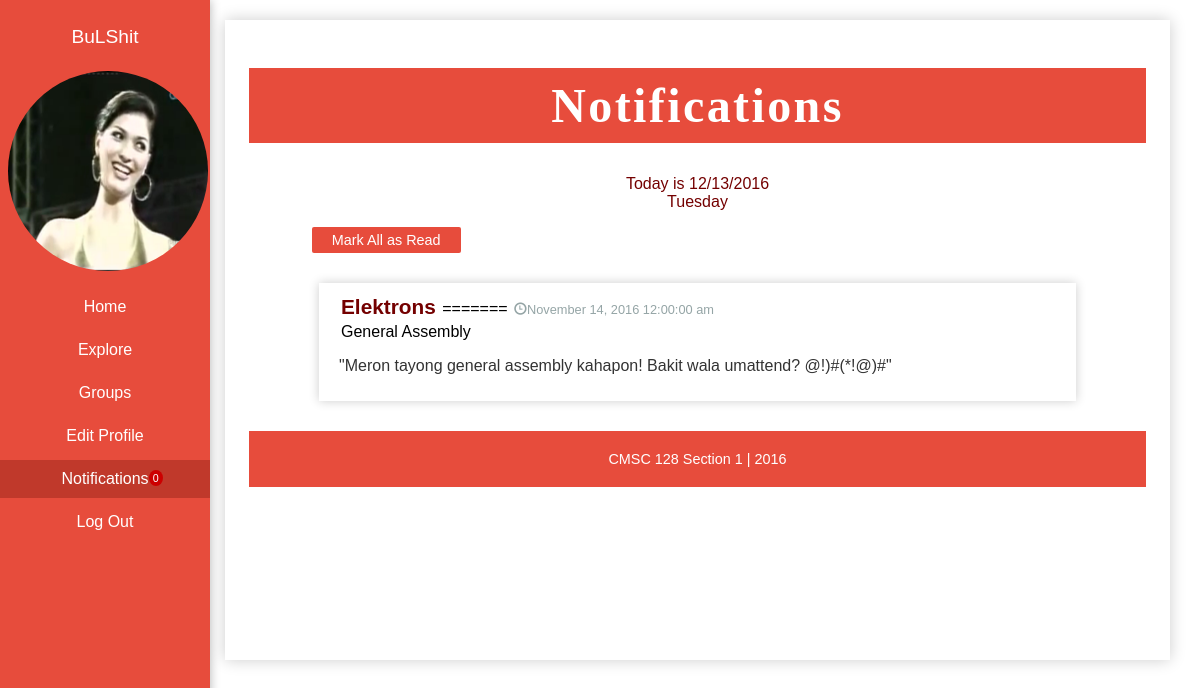
Before: /html/notif.php (signed in) with the older database file.
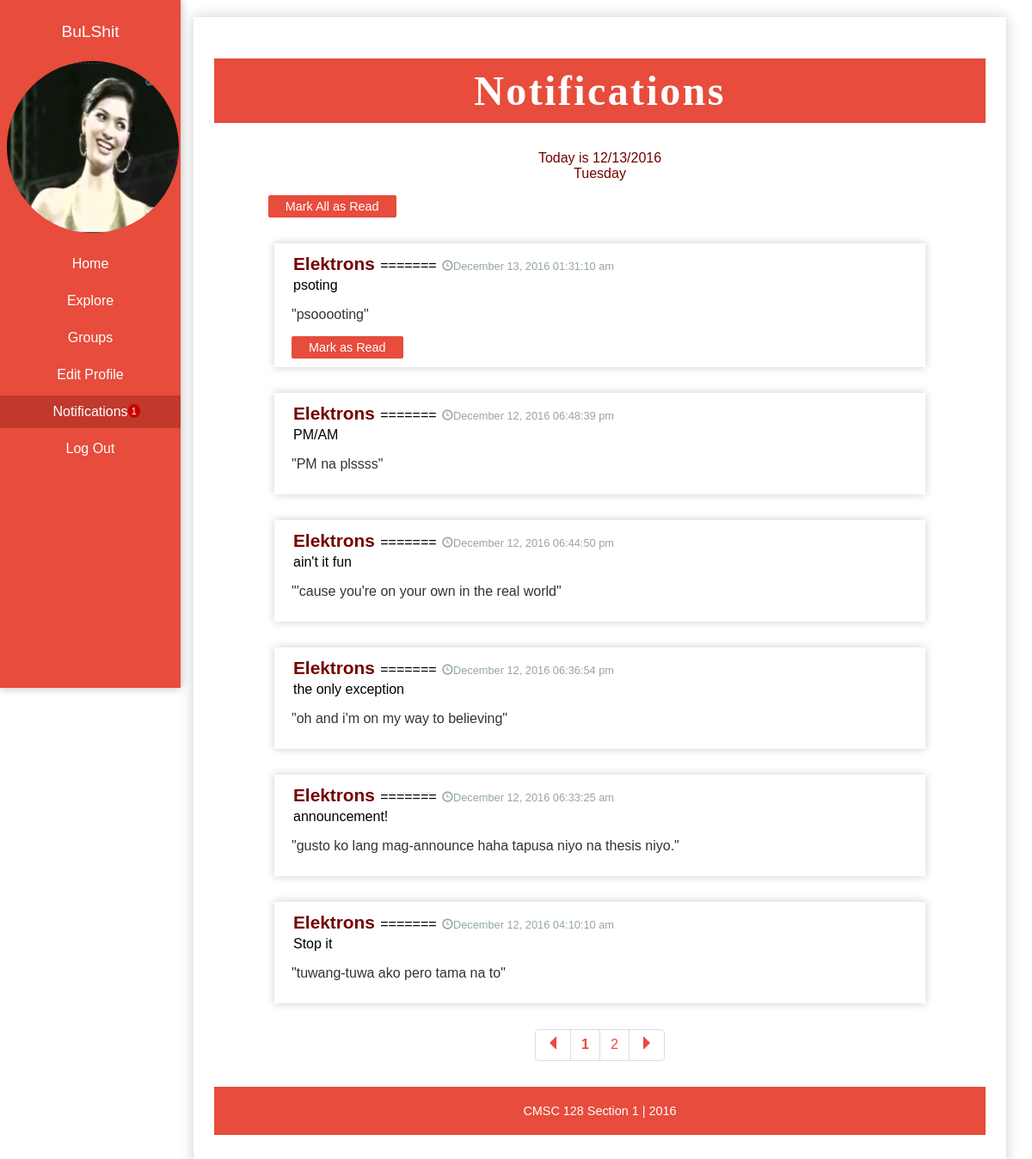
After: the same page with the newer database file.
### tables this page shows
CREATE TABLE `user` (
  `user_id` int(50) NOT NULL,
  `student_no` varchar(100) NOT NULL,
  `first_name` varchar(100) NOT NULL,
  `last_name` varchar(100) NOT NULL,
  `username` varchar(100) NOT NULL,
  `password` varchar(100) NOT NULL,
  `course` varchar(100) NOT NULL,
  `date_joined` date NOT NULL,
  `year_level` int(100) NOT NULL,
  `prof_pic` varchar(150) NOT NULL,
  `birthday` date NOT NULL,
  `email` varchar(60) NOT NULL
);

CREATE TABLE `seen_announcement` (
  `seen_id` int(100) NOT NULL,
  `seen` enum('seen','not_seen','','') NOT NULL,
  `user_id` int(11) NOT NULL,
  `announcement_id` int(11) NOT NULL
);

CREATE TABLE `orgs` (
  `org_id` int(100) NOT NULL,
  `org_name` varchar(100) NOT NULL,
  `description` text NOT NULL,
  `photo` varchar(100) NOT NULL
);

CREATE TABLE `announcement` (
  `announcement_id` int(11) NOT NULL,
  `date_posted` datetime NOT NULL,
  `topic` varchar(100) NOT NULL,
  `content` varchar(500) NOT NULL,
  `user_id` int(11) NOT NULL,
  `org_id` int(11) NOT NULL
);

### html/notif.php (the view, shortened to what this page needs)
<?php
    include ("functions.php");
    $connectdb = connection();
     $count=0;
?>
<!DOCTYPE html>
<html lang="en">
<head>
    <link rel="stylesheet" type="text/css" href="../css/navigation.css">
    <link rel="stylesheet" type="text/css" href="../css/notif.css">
    <link rel="stylesheet" type="text/css" href="../bootstrap/css/bootstrap.css">
    <link rel="stylesheet" type="text/css" href="../css/main.css">
</head>
<body>
    <?php
        $start=0;
        $lim=6;
        $current_id = $_SESSION['user_id'];
        $query = mysqli_query($connectdb,"select * from announcement, seen_announcement where announcement.announcement_id = seen_announcement.announcement_id and seen_announcement.user_id='".$current_id."' ORDER BY date_posted DESC" );
        $rows=mysqli_num_rows($query);
        $total=ceil($rows/$lim);
        if(isset($_GET['id'])){
          $id=$_GET['id'];
          $start=($id-1)*$lim;
        }
        else{
          $id=1;
        }
    ?>
<div id="wrapper">
    <nav>
      <ul>
      <?php
        $current_id = $_SESSION['user_id'];
            $query2 = mysqli_query($connectdb, "select * from user where user_id = $current_id");
                while($current_user= mysqli_fetch_array($query2)){ ?>
                <li><a href = 'viewprofile.php?user_id=<?=$current_id?>' class="username"><?php echo $current_user['username'] ?></a></li>
                <li class="image"><a href = 'viewprofile.php?user_id=<?=$current_id?>'><img onerror="this.src = '../images/janina.PNG'" src="../images/<?php echo $current_user['prof_pic'] ?>"/></a></li><?php } ?>
                <li><a href="home.php">Home</a></li>
                <li><a href="explore.php">Explore</a></li>
                <li class="dropbtn"><a class="dropbtn" href="groups.php">Groups</a>
                </li>
                <li><a href="edit.php">Edit Profile</a></li>
                <li><a class="active" href="notif.php">Notifications
                  <?php
                    $notifnum = mysqli_query($connectdb,"select * from announcement, seen_announcement where announcement.announcement_id = seen_announcement.announcement_id and seen_announcement.seen = 'not_seen'and seen_announcement.user_id='".$current_id."'");
                    $total2 = mysqli_num_rows($notifnum); ?>
          <span class="notif-count"><?php echo $total2 ?></span>
                </a></li>
                <li><a href="logout.php">Log Out</a></li>
            </ul>
        </nav>
    <div id="content">
        <h1 class="title">Notifications</h1>
        <p style="color: #740000; font-family: 'Arca Majora 3 Bold', sans-serif; text-align: center;"><?php echo "Today is ".date("m/d/Y")."<br>".date("l"); ?></p>
        <form method="post" action="">
        <button type="submit" name="allread" class="btn btn-1 btn-1a" id="allread"> Mark All as Read </button>
        </form>
        <ul class="notification-container">
         <?php
            $query = mysqli_query($connectdb,"select * from announcement, seen_announcement where announcement.announcement_id = seen_announcement.announcement_id and seen_announcement.user_id='".$current_id."' ORDER BY date_posted DESC LIMIT $start, $lim" );
            if($total>=1){
                  while($announcement = mysqli_fetch_array($query)){
                  $org_id = $announcement['org_id'];
                  $date = $announcement['date_posted'];
                  $date = strtotime($date);
                  $date = date('F d, Y h:i:s a', $date);
                  $message = $announcement['content'];
                  $orgsy = mysqli_query($connectdb, "select org_name from orgs where org_id = $org_id");
                  $org_name = mysqli_fetch_assoc($orgsy);
                  $topic = $announcement['topic'];
                  $seenstatus = $announcement['seen']
              ?>
                  <li class="notification">
                      <a href="group_page.php?orgID=<?=$org_id?>"><h2 class="org-name"><?php echo $org_name["org_name"];?></h2></a>
=======
                      <span class="date"><span class="glyphicon glyphicon-time"></span><?=$date?></span>
                      <h3 class="topic"><?php echo $topic;?></h3>
                      <p class="message">"<?php echo $message;?>"</p>
                      <?php
                      if($seenstatus == 'not_seen'){ ?>
                        <form method="post" action="">
                        <button type="submit" name="<?='Button'."$count" ?>" value="<?=$announcement['announcement_id']?>" class="btn btn-1 btn-1a" id="read"> Mark as Read </button>
                      </form>
                      <?php } ?>
                  </li>
                  <?php $count++;
                  }
                  ?>
                  <?php }
                  else{
                  ?>
                  <p class="no-notif">No new notifications yet.</p>
                  <?php
                  }?>
        </ul>
        <?php
                  pagination($id,$rows,$lim,1,"notif.php?id=%d");
                  ?>
        <footer>CMSC 128 Section 1 | 2016</footer>
    </div>
</div>
</body>
</html>

### html/functions.php (shortened to what this page needs)
<?php
	function pagination($currentPage, $itemCount, $itemsPerPage, $adjacentCount, $pageLinkTemplate, $showPrevNext = true) {
		$firstPage = 1;
		$lastPage  = ceil($itemCount / $itemsPerPage);
		if ($lastPage == 1) {
			return;
		}
		if ($currentPage <= $adjacentCount + $adjacentCount) {
			$firstAdjacentPage = $firstPage;
			$lastAdjacentPage  = min($firstPage + $adjacentCount + $adjacentCount, $lastPage);
		} elseif ($currentPage > $lastPage - $adjacentCount - $adjacentCount) {
			$lastAdjacentPage  = $lastPage;
			$firstAdjacentPage = $lastPage - $adjacentCount - $adjacentCount;
		} else {
			$firstAdjacentPage = $currentPage - $adjacentCount;
			$lastAdjacentPage  = $currentPage + $adjacentCount;
		}
		echo '<ul style="clear:both; bottom:0;" class="pagination" id="pagination">';
		if ($showPrevNext) {
			if ($currentPage == $firstPage) {
				echo '<li><span><span class="glyphicon glyphicon-triangle-left"></span></span></li>';
			} else {
				echo '<li><a href="' . (is_callable($pageLinkTemplate) ? $pageLinkTemplate($currentPage - 1) : sprintf($pageLinkTemplate, $currentPage - 1)) . '"><span class="glyphicon glyphicon-triangle-left"></span></a></li>';
			}
		}
		for ($i = $firstAdjacentPage; $i <= $lastAdjacentPage; $i++) {
			if ($currentPage == $i) {
				echo '<li><span><b>' . $i . '</b></span></li>';
			} else {
				echo '<li><a href="' . (is_callable($pageLinkTemplate) ? $pageLinkTemplate($i) : sprintf($pageLinkTemplate, $i)) . '">' . $i . '</a></li>';
			}
		}
		if ($showPrevNext) {
			if ($currentPage == $lastPage) {
				echo '<li><span><span class="glyphicon glyphicon-triangle-right"></span></span></li>';
			} else {
				echo '<li><a href="' . (is_callable($pageLinkTemplate) ? $pageLinkTemplate($currentPage + 1) : sprintf($pageLinkTemplate, $currentPage + 1)) . '"><span class="glyphicon glyphicon-triangle-right"></span></a></li>';
			}
		}
		echo '</ul>';
	}
?>

### css/navigation.css (style rules this page uses)
nav { background-color: #e74c3c; position: fixed; left: 0; top: 0; height: 100vh; width: 17.5vw; box-shadow: 0 0 10px rgba(0,0,0,0.3); z-index: 5; }
nav ul { padding: 0; list-style: none; }
nav li { margin: 5px 0; }
nav li a { color: white; font-family: Arial; text-decoration: none; padding: 10px 20px; display: block; text-align: center; transition: 0.2s; }
nav .username { font-size: 1.2em; }
nav li a.active { background-color: #c0392b!important; color: white!important; cursor: default; }
nav li.image a { padding: 0; }
nav img { margin: 5px 5px; height: 200px; width: 200px; border-radius: 50%; transition: 0.4s; border: 3px solid rgba(0,0,0,0); }
.notif-count { padding: 1% 2% 1% 2%; background: #cc0000; color: #ffffff; border-radius: 50%; -moz-border-radius: 50%; -webkit-border-radius: 50%; position: absolute; font-size: 67%; }
a.dropbtn + ul.dropdown-list a:hover, { background-color: #DDDEE1; color: #555; }

### css/notif.css (style rules this page uses)
ul.notification-container { padding: 0 40px; list-style: none; }
li.notification { box-shadow: 0 0 10px rgba(0,0,0,0.2); padding: 10px 20px; margin: 30px; }
li.notification .org-name { font-size: 1.3em; margin: 2px; font-family: Arial; display: inline-block; font-weight: bold; }
li.notification .topic { font-size: 1.0em; margin: 2px; font-family: Arial; clear: both; font-weight: normal; }
a { color: black; }
.org-name { color: #740000; }
#allread { margin-left: 7%; }

### css/main.css (style rules this page uses)
* { font-family: Arial; }
body { margin: 0; }
#content { min-height: 80vh; width: 78.75vw; margin: 20px 1.25vw 20px 18.75vw; background-color: white; box-shadow: 0 0 15px rgba(0,0,0,0.2); padding: 2vh 2vw; box-sizing: border-box; }
#content > h1.title, #content > .header > h1.title { font-family: Chaparral; text-align: center; font-size: 3em; letter-spacing: 0.05em; padding: 10px; text-transform: capitalize; color: white; background-color: #e74c3c; }
button, input[type=submit], input[type=button], .buttoncustom { background-color: #e74c3c; padding: 5px 20px; font-family: Arial; font-size: 0.9em; border: none; border-radius: 2px; color: white; cursor: pointer; transition: 0.2s; text-decoration: none; }
footer { background-color: #e74c3c; width: 100%; text-align: center; padding: 20px 0; margin: 20px 0; bottom: 0; left: 0; color: white; font-family: Arial; font-size: 0.9em; }
ul.pagination { display: flex; justify-content: center; margin: 30px 0; border: none; font-family: Arial; }
ul.pagination a, ul.pagination b, ul.pagination span { color: #e74c3c; }
ul.pagination b, ul.pagination span { cursor: default; }
.date { font-size: 0.8em; margin: 2px; font-family: Arial; display: inline-block; color: #95a5a6; }
p { word-wrap: break-word; color: #333; }

Changed rows visible on the page:
no longer on this page (row unchanged): seen_announcement: orgs.org_name "Elektrons", announcement.date_posted "November 14, 2016 12:00:00 am", announcement.topic "General Assembly", announcement.content "Meron tayong general assembly kahapon! Bakit wala umattend? @!)#(*!@)#"
added seen_announcement: orgs.org_name "Elektrons", announcement.date_posted "December 13, 2016 01:31:10 am", announcement.topic "psoting", announcement.content "psooooting"
added seen_announcement: orgs.org_name "Elektrons", announcement.date_posted "December 12, 2016 06:48:39 pm", announcement.topic "PM/AM", announcement.content "PM na plssss"
added seen_announcement: orgs.org_name "Elektrons", announcement.date_posted "December 12, 2016 06:44:50 pm", announcement.topic "ain't it fun", announcement.content "'cause you're on your own in the real world"
added seen_announcement: orgs.org_name "Elektrons", announcement.date_posted "December 12, 2016 06:36:54 pm", announcement.topic "the only exception", announcement.content "oh and i'm on my way to believing"
added seen_announcement: orgs.org_name "Elektrons", announcement.date_posted "December 12, 2016 06:33:25 am", announcement.topic "announcement!", announcement.content "gusto ko lang mag-announce haha tapusa niyo na thesis niyo."
added seen_announcement: orgs.org_name "Elektrons", announcement.date_posted "December 12, 2016 04:10:10 am", announcement.topic "Stop it", announcement.content "tuwang-tuwa ako pero tama na to"
Other visible differences:
$total2: "0" → "1"
new list line: "1"
new list line: "2"
